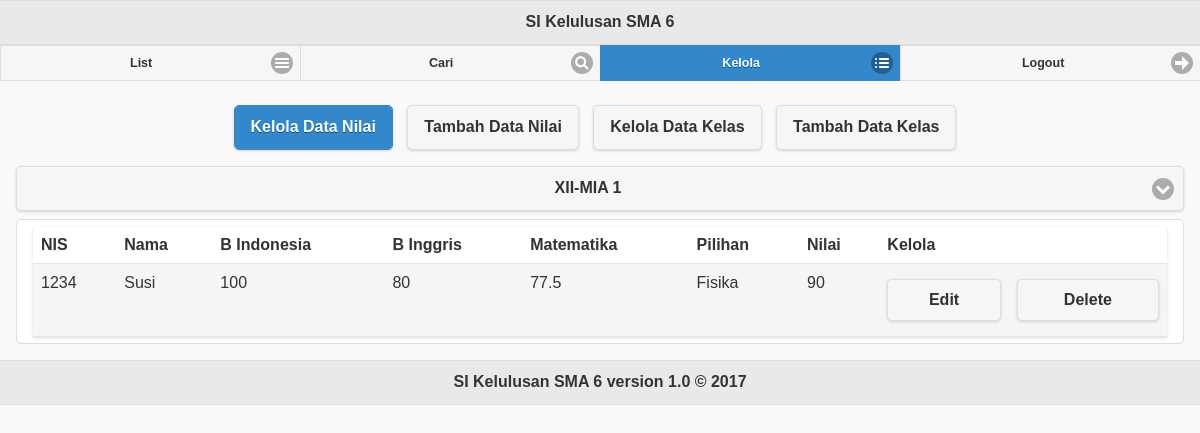
Page /manage_nilai.php on the committed database.
### tables this page shows
CREATE TABLE `siswa` (
	`nis` int NOT NULL,
	`nama` varchar(40) NOT NULL,
	`id_kelas` int NOT NULL,
	`bin` real NOT NULL,
	`big` real NOT NULL,
	`mat` real NOT NULL,
	`nilpelpil` real NOT NULL,
	`id_matpelpil` int NOT NULL,
	PRIMARY KEY (`nis`)
);

CREATE TABLE `matpelpil` (
  `id_matpelpil` int NOT NULL,
  `nama_matpelpil` varchar(30) NOT NULL UNIQUE,
  PRIMARY KEY (`id_matpelpil`)
);

### objects/siswa.php (called while the page is built, shortened)
<?php
    class Siswa
    {
        private $conn;
        public function __construct($db)
        {
            $this->conn = $db;
        }
        function readPerKelas($id_kelas){
            $query = "SELECT *
                    FROM siswa
                    WHERE id_kelas = ?";
            $stmt = $this->conn->prepare( $query );
            $stmt->bindParam(1, $id_kelas);
            $stmt->execute();
            return $stmt;
        }
    }
?>

### objects/matpelpil.php (called while the page is built, shortened)
<?php
    class Matpelpil
    {
        private $conn;
        public function __construct($db)
        {
            $this->conn = $db;
        }
        function readName($id_matpelpil){
            $query = "SELECT nama_matpelpil
                    FROM matpelpil
                    WHERE id_matpelpil = ?";
            $stmt = $this->conn->prepare( $query );
            $stmt->bindParam(1, $id_matpelpil);
            $stmt->execute();
            $row = $stmt->fetch(PDO::FETCH_ASSOC);
            return $row['nama_matpelpil'];
        }
    }
?>

### manage_nilai.php (the view, shortened to what this page needs)
<?php
	include_once "header.php";
	include_once "navbar_login.php";
	include_once 'objects/siswa.php';
	include_once 'objects/matpelpil.php';
	$selected_kelas = 1;
	$database = new Database();
	$db = $database->getConnection();
	$siswa = new Siswa($db);
	$matpelpil = new Matpelpil($db);
?>
	<div id=list role="main" class="ui-content">
		<div align="center">
			<a href="manage_nilai.php" class="ui-btn ui-corner-all ui-shadow ui-btn-inline ui-btn-a ui-btn-active">Kelola Data Nilai</a>
			<a href="insert_nilai.php" class="ui-btn ui-corner-all ui-shadow ui-btn-inline ui-btn-a">Tambah Data Nilai</a>
			<a href="manage_kelas.php" class="ui-btn ui-corner-all ui-shadow ui-btn-inline ui-btn-a">Kelola Data Kelas</a>
			<a href="insert_kelas.php" class="ui-btn ui-corner-all ui-shadow ui-btn-inline ui-btn-a">Tambah Data Kelas</a>
		</div>
		<form method="post">
		</form>
		<div class="ui-body ui-body-a ui-corner-all">
			<table data-role="table" id="tablenilai" class="ui-body-d ui-shadow table-stripe ui-responsive">
					<?php
						$stmt = $siswa->readPerKelas($selected_kelas);
						$num = $stmt->rowCount();
						if($num>0){
							echo '
									<thead>
										<tr>
											<th>NIS</th>
											<th>Nama</th>
											<th>B Indonesia</th>
											<th>B Inggris</th>
											<th>Matematika</th>
											<th>Pilihan</th>
											<th>Nilai</th>
											<th>Kelola</th>
											<th></th>
										</tr>
									</thead>
									<tbody>
								';
							while ($row = $stmt->fetch(PDO::FETCH_ASSOC)){
								extract($row);
	        					echo   	'<tr>
	        								<td>'.$nis.'</td>
											<td>'.$nama.'</td>
											<td>'.$bin.'</td>
											<td>'.$big.'</td>
											<td>'.$mat.'</td>
											<td>'.$matpelpil->readName($id_matpelpil).'</td>
											<td>'.$nilpelpil.'</td>
											<td><a href="update_nilai.php?id='.$nis.'" class="ui-btn ui-corner-all ui-shadow ui-btn-a">Edit</a></td>
											<td>
												<a href="#popupDialog?id='.$nis.'" data-rel="popup" data-position-to="window" data-transition="pop" class="ui-btn ui-corner-all ui-shadow ui-btn-a">Delete</a>
												<div data-role="popup" id="popupDialog?id='.$nis.'" data-overlay-theme="a" data-theme="a" data-dismissible="false" style="max-width:400px;">
													<div data-role="header" data-theme="a">
														<h1>Delete Data?</h1>
													</div>
													<div role="main" class="ui-content">
														<h3 class="ui-title">Apakah kamu yakin menghapus data ini?</h3>
														<a href="crud/delete_data.php?id='.$nis.'&act=nilai" class="ui-btn ui-corner-all ui-shadow ui-btn-inline ui-btn-a" data-rel="external" data-transition="flow">Delete</a>
														<a class="ui-btn ui-corner-all ui-shadow ui-btn-inline ui-btn-a" data-rel="back">Cancel</a>
													</div>
												</div>
											</td>
	        							</tr>';
							}
						}
						else{
							echo'<h1>Data tidak ditemukan</h1>';
						}
					?>
				</tbody>
			</table>
		</div>
	</div>
<?php
	include_once "footer.php";
?>

### rows in the picture
siswa: nis "1234", nama "Susi", bin "100", big "80", mat "77.5", id_matpelpil.nama_matpelpil "Fisika", nilpelpil "90"
